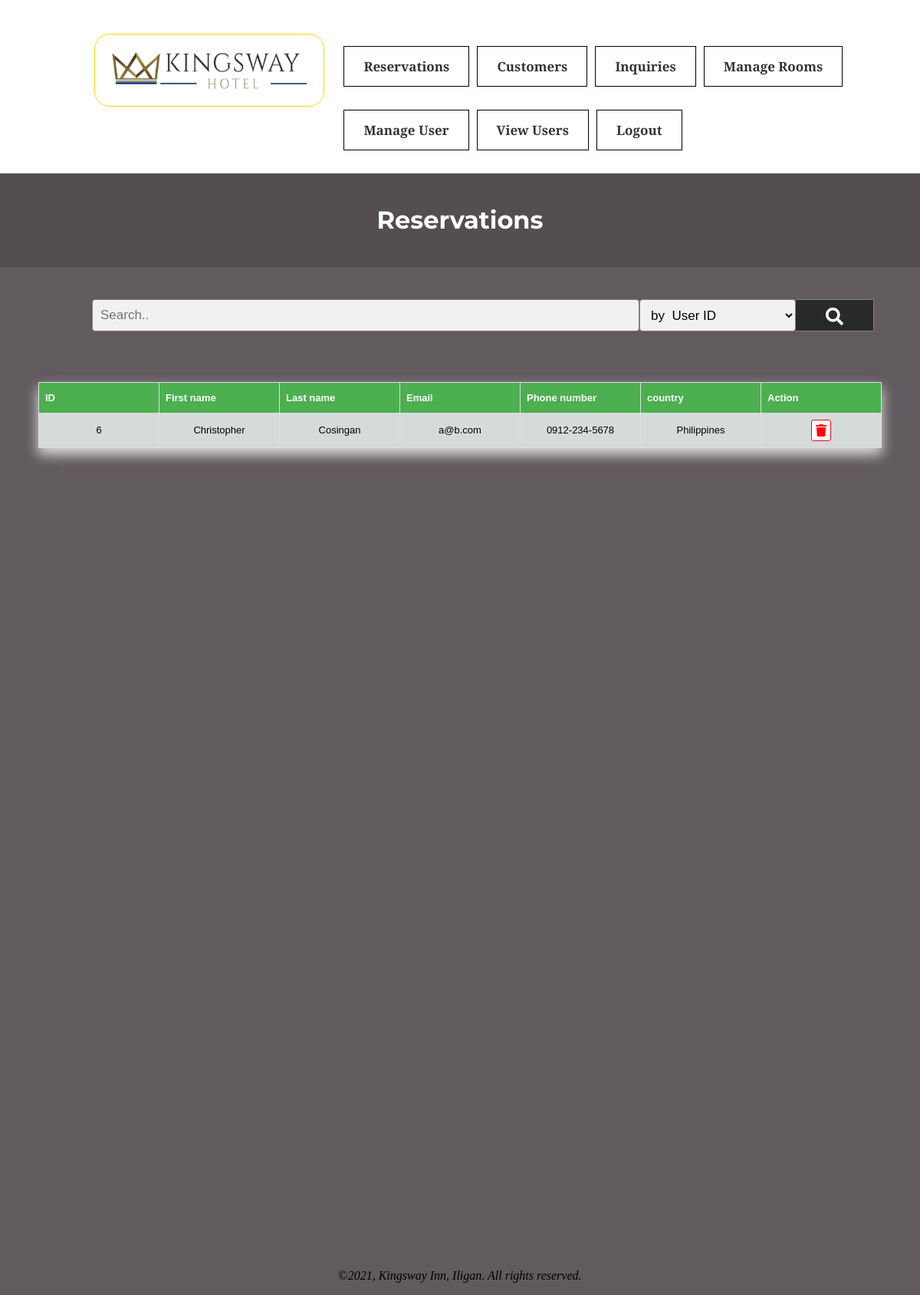
The page /customers.php (signed in) on the database its author committed.
### tables this page shows
CREATE TABLE `customer` (
  `customer_id` int(255) NOT NULL,
  `firstname` varchar(255) NOT NULL,
  `lastname` varchar(255) NOT NULL,
  `email` varchar(255) NOT NULL,
  `phonenum` varchar(255) NOT NULL,
  `country` varchar(255) NOT NULL
);

### customers.php (the view, shortened to what this page needs)
<?php
$connect = connectdb();
    $sql = "SELECT * FROM customer";
    $result = $connect->query($sql);
?>
<!DOCTYPE html>
<html lang="en">
<head>
    <link rel="stylesheet" href="css/style.css">
    <link rel="stylesheet" href="https://use.fontawesome.com/releases/v5.15.3/css/all.css">
</head>
<body>
    <section class="cnav menu col-12 col">
        <nav class="col-12 col">
            <ul class="col menuflat col-12 clinks6">
                <a href="index.php#Home" class="clogo" style="margin-left:6%;"><img class="logo" src="images/logo-inline.png" alt=""></a>
                <a href="reservations.php" class="c-button cbooking">Reservations</a>
                <a href="customers.php" class="c-button cbooking">Customers</a>
                <a href="inquiries.php" class="c-button cbooking">Inquiries</a>
                <a href="managerooms.php" class="c-button cbooking">Manage Rooms</a>
                <a href="createusers.php" class="c-button cbooking">Manage User</a>
                <a href="viewusers.php" class="c-button cbooking">View Users</a>
                <a href="logout.php" class="c-button cbooking">Logout</a>
            </ul>
        </nav>
    </section>
    <header class="col-12 col">
        <div class="cite">
            <h1>Reservations</h1>
        </div>
    </header>
    <section id="" class="col-12 col">
        <form action="" method="POST" class="searchform" style="">
            <input id="Gosearch" type="text" placeholder="Search.." name="search">
            <select name="taskOption" id="entityID">
                <option value="reservation_id">by &nbsp;User ID</option>
            </select>
            <button class="searchbtn" type="submit" name="searchAccount"><i class="fa fa-search"></i></button>
        </form>
        <section class="table-container">
            <table id="customers">
                <thead>
                    <tr>
                        <th>ID</th>
                        <th>First name</th>
                        <th>Last name</th>
                        <th>Email</th>
                        <th>Phone number</th>
                        <th>country</th>
                        <th>Action</th>
                    </tr>
                </thead>
                <tbody>
                <?php
                    if (isset($_POST['search']) && $_POST['search'] == ""){
                        $sql = "SELECT * FROM customer";
                        $query = mysqli_query($connect, $sql);
                        while($row = mysqli_fetch_array($query)){ ?>
                        <tr>
                            <td><?php echo $row['customer_id']; ?></td>
                            <td><?php echo $row['firstname']; ?></td>
                            <td><?php echo $row['lastname']; ?></td>
                            <td><?php echo $row['email']; ?></td>
                            <td><?php echo $row['phonenum']; ?></td>
                            <td><?php echo $row['country']; ?></td>
                            <td>
                                <a title="delete" href="#" onclick="javascript: deleteAccount(<?php echo $row['customer_id']; ?>)"><i class="fas fa-trash"></i></a>
                            </td>
                        </tr>
                <?php }} else {
                    while($row = mysqli_fetch_array($result)){ ?>
                        <tr>
                            <td><?php echo $row['customer_id']; ?></td>
                            <td><?php echo $row['firstname']; ?></td>
                            <td><?php echo $row['lastname']; ?></td>
                            <td><?php echo $row['email']; ?></td>
                            <td><?php echo $row['phonenum']; ?></td>
                            <td><?php echo $row['country']; ?></td>
                            <td>
                                <a title="delete" href="#" onclick="javascript: deleteAccount(<?php echo $row['customer_id']; ?>)"><i class="fas fa-trash"></i></a>
                            </td>
                        </tr>
                <?php }}?>
            </tbody>
            </table>
        </section>
    </section>
    <header class="chead col-12">
    </header>
    <footer id="" class="col col-12">
        <p id="copyright ">&copy;<time datetime="2021-04-13 "><em>2021</time>, Kingsway Inn, Iligan. All rights reserved.</em></p>
    </footer>
</body>
</html>

### css/style.css (style rules this page uses)
body { display: block; margin: 0; font-family: 'Times New Roman', Times, serif; background-color: #615a5f; }
* { box-sizing: border-box; }
header, section { margin: 0!important; }
.cnav { font-family: 'Cinzel', serif; font-weight: 600; background: rgb(255, 255, 255); }
.cite, .catqoute { font-family: 'Montserrat', 'Raleway', sans-serif; font-weight: 400; }
.logo { width: 300px!important; height: 95px!important; display: inline-block; padding: 8px 16px; border: none; vertical-align: middle; border: 1px gold solid; border-radius: 20px; transition: .3s all ease; }
.c-button { margin: 30px 10px 0 0; }
a.c-button { color: rgb(53, 52, 46); }
.cbooking { border: 1px solid black!important; }
a { transition: .3s all ease; color: #ffffff; }
td>a { color: #000000; }
form.searchform { max-width: 85%; margin-left: 10%; margin-top: 3%; }
form.searchform input[type=text] { padding: 10px; font-size: 17px; border: 1px solid grey; float: left; width: 70%; background: #f1f1f1; }
form.searchform select { padding: 10px; font-size: 17px; border: 1px solid grey; float: left; width: 20%; background: #f1f1f1; height: 42px; }
form.searchform button { float: left; width: 10%; padding: 10px; background: #28292b; color: white; font-size: 17px; border: 1px solid grey; border-left: none; cursor: pointer; height: 42px; }
form.searchform::after { content: ""; clear: both; display: table; }
.searchbtn { padding: 12px; border: 1px solid #ccc; box-sizing: border-box; margin-top: 6px; margin-bottom: 16px; resize: vertical; }
.table-container { width: 100%; margin: auto; padding: 50px 50px 50px 50px; }
#customers { font-family: Arial, Helvetica, sans-serif; font-size: 13px; border-collapse: collapse; width: 100%; box-shadow: 0 8px 16px 1px rgba(255, 255, 255, .8), 0 6px 20px 0 rgba(0, 0, 0, 0.19); height: 50%; table-layout: fixed; word-break: break-all; }
#customers td, #customers th { font-size: 13px; border: 1px solid #ddd; padding: 8px; word-break: break-all; width: 8%; }
#customers tr:nth-child(odd) { background-color: #d5dbdb; }
#customers th { padding-top: 12px; padding-bottom: 12px; text-align: left; background-color: #4CAF50; color: white; }
.chead { text-align: center; font-size: 35px; color: white; height: 1000px; display: inline-flex; }
input, textarea, select { padding: 12px; border: 1px solid #ccc; border-radius: 4px; box-sizing: border-box; margin-top: 6px; margin-bottom: 16px; resize: vertical; }
.menuflat { overflow: hidden; background-color: transparent; }
.menuflat a { float: left; display: block; text-align: center; padding: 14px 25px; text-decoration: none; font-size: 17px; background-image: ; }
.menu ul { list-style-type: none; margin: 0; padding: 0; }
.cite { background-color: #544e52; color: #ffffff; width: inherit; padding: 20px; }
nav { float: left; padding: 30px; }
nav ul { list-style-type: none; padding: 0; }
nav a { text-decoration: none; }
.col { float: left; text-align: center; }
.col-12 { width: 100%; }
.fa, .fas { user-select: none; }
.fa, .fas { display: inline-block; font: normal normal normal 14px/1 FontAwesome; text-rendering: auto; -webkit-font-smoothing: antialiased; color: rgb(255, 255, 255); font-size: 23px; }
.fa-trash { color: red; border: 1px red solid; padding: 5px; border-radius: .2rem; background-color: #fff; font-size: 16px; }

### rows shown on the page
customer: customer_id "6", firstname "Christopher", lastname "Cosingan", email "a@b.com", phonenum "0912-234-5678", country "Philippines"
